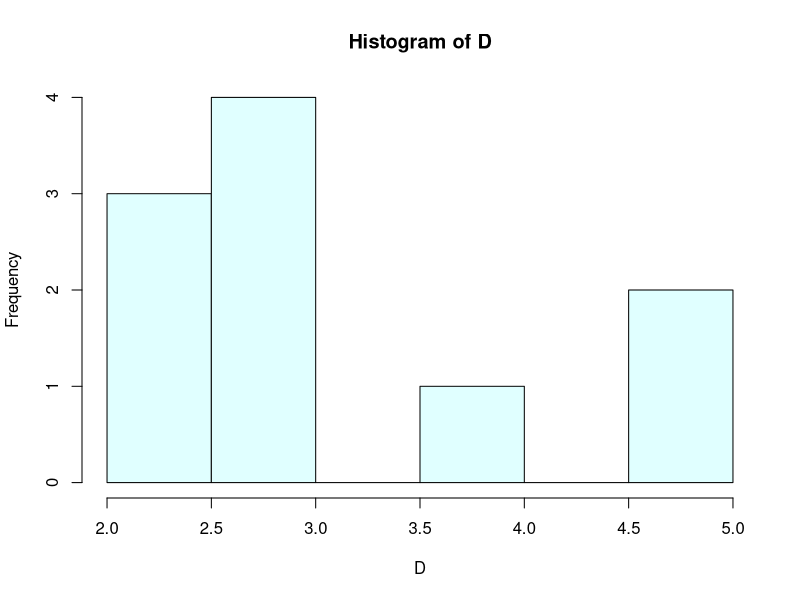

Reproduce this figure in R.
P_inv<-function(x) {
	if (x < 0.05) {return(1);}
	else if (x < 0.3) {return(2);}
	else if (x < 0.75) {return(3);}
	else if (x < 0.9) {return(4);}
	else {return(5);}
}

genDiscrete<-function(sample) {
	D<-vector(length = sample);

	set.seed(1);

	for (i in 1:sample) {
		D[i] = P_inv(runif(1, 0, 1));
	}

	png("3_1.png");
	hist(D, breaks = 5, col = "light cyan", plot = TRUE);

	return(c(mean(D), var(D)));
}

output<-genDiscrete(10);

cat("The sample mean, and variance are calculated to be", output[1], ", and", output[2], "respectively.\n");
